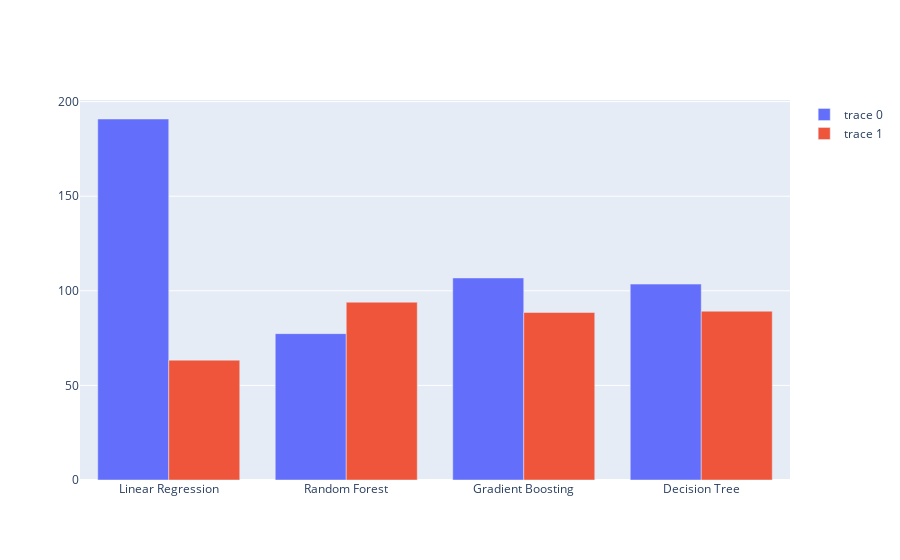

Here is the notebook cell this chart was saved with:
### Code cell
import plotly.graph_objects as go
fig = go.Figure(data=[
                      go.Bar(x=test1.model,y=test1.rmse),
                      go.Bar(x=test1.model,y=test1.r2),
])
fig.show()

### Figure 1 — Plotly figure (JSON) as saved in the notebook; plotly's stock layout.template omitted (floating-point values rounded to 4 significant figures)
{"data": [{"type": "bar", "x": ["Linear Regression", "Random Forest", "Gradient Boosting", "Decision Tree"], "y": [190.8, 77.36, 106.8, 103.5]}, {"type": "bar", "x": ["Linear Regression", "Random Forest", "Gradient Boosting", "Decision Tree"], "y": [63.36, 93.98, 88.52, 89.21]}], "layout": {}}
